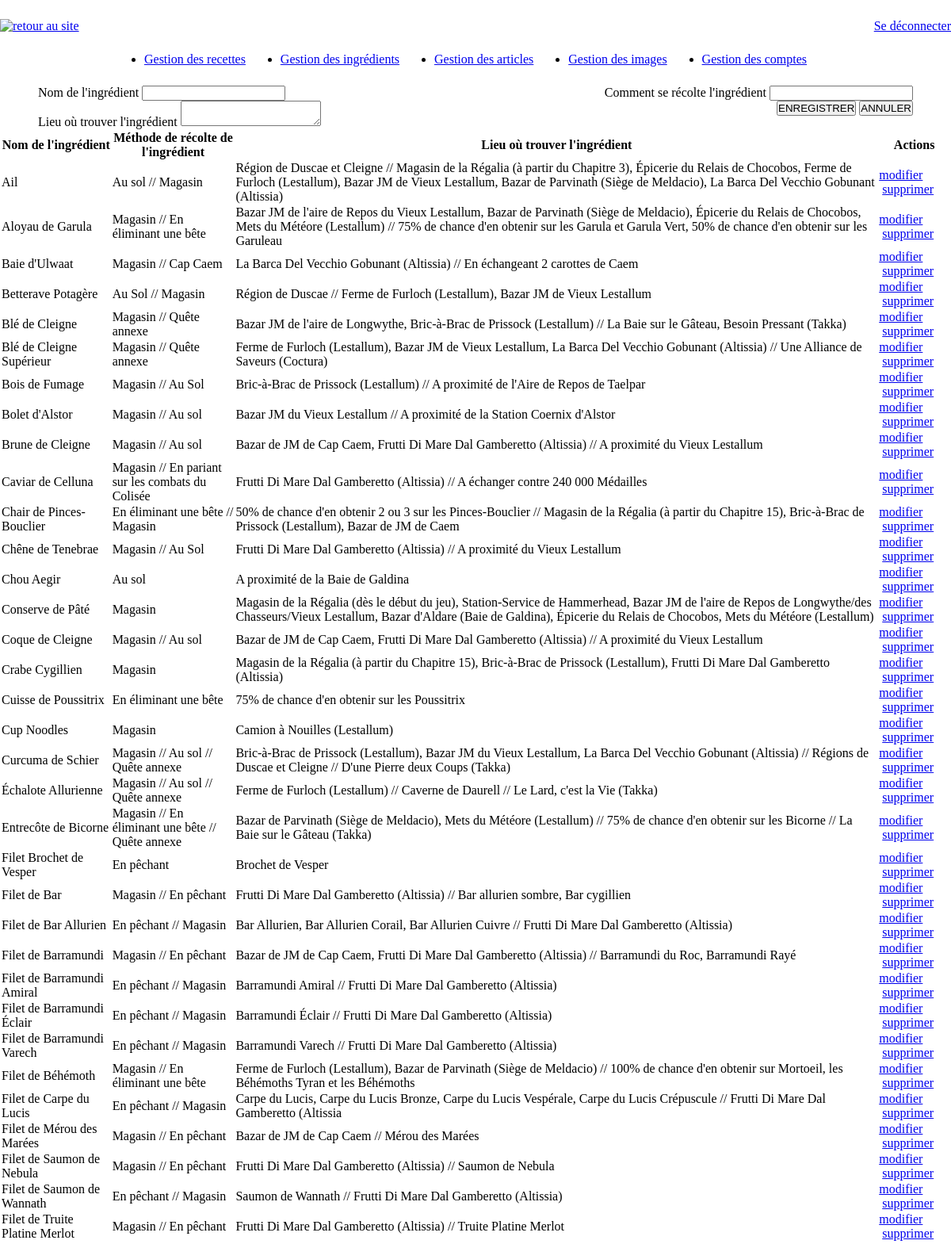
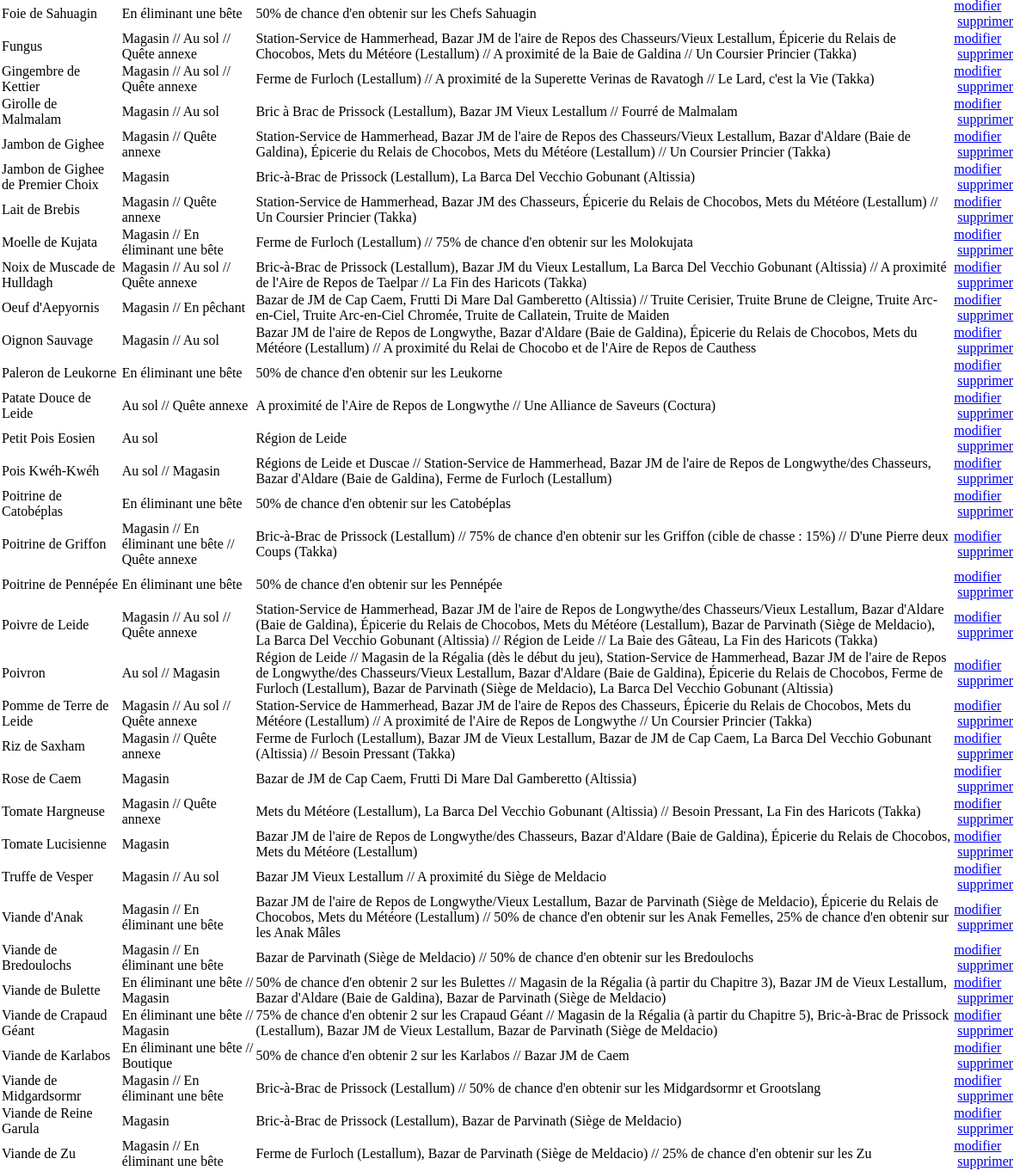
Page /admin/admin.php?action=ingredient on the earlier database version (2 pictures, top to bottom).
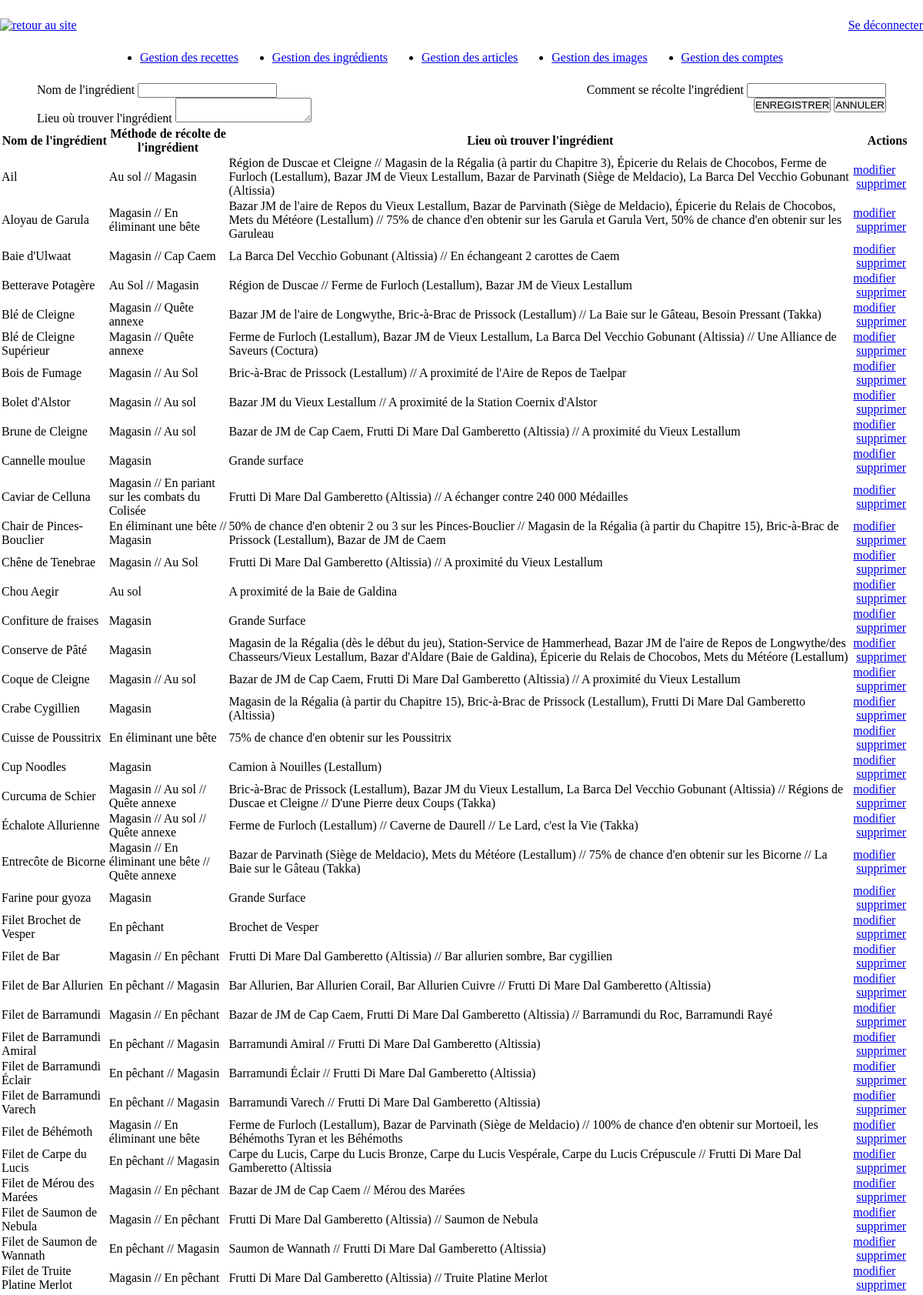
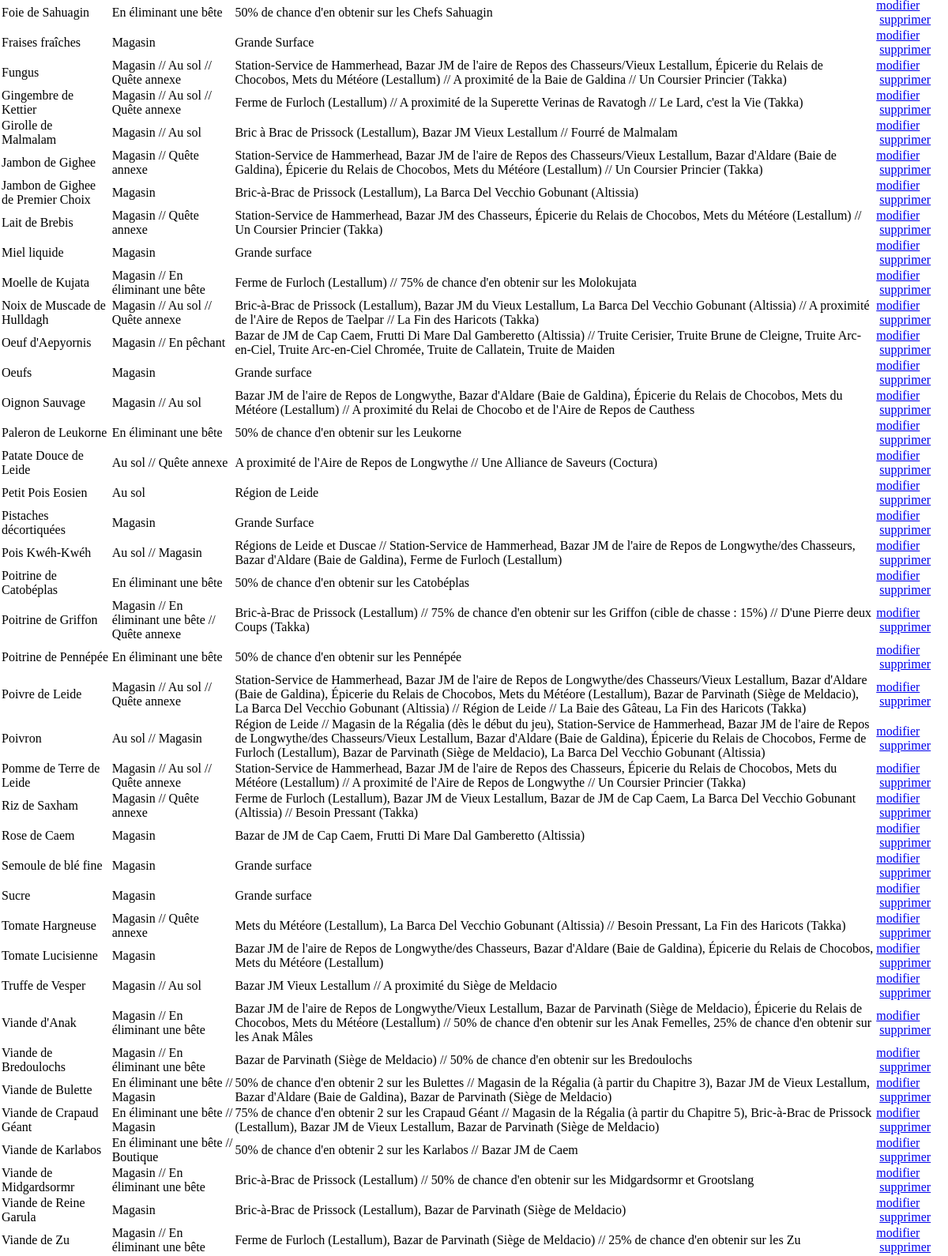
Same page on the later database version (2 pictures, top to bottom).
### tables this page shows
CREATE TABLE IF NOT EXISTS `ingredient` (
  `idIngredient` int(4) NOT NULL AUTO_INCREMENT,
  `nomIngredient` varchar(50) DEFAULT NULL,
  `recolteIngredient` varchar(200) DEFAULT NULL,
  `lieuIngredient` varchar(500) DEFAULT NULL,
  PRIMARY KEY (`idIngredient`)
);

### admin/admin.php (called while the page is built, shortened)
<?php
require_once("../tools/fonctions.php");
if(isset($_GET['action'])){
    switch ($_GET["action"]){
        case "ingredient":
            $liste=afficher_Ingredient();
        break;
    }
}
?>

### tools/fonctions.php (the view, shortened to what this page needs)
<?php
function connexion()
{
  $connexion = mysqli_connect(SERVEUR,LOGIN,PASSE,BASE) or die("Error " . mysqli_error($connexion));
  return $connexion;
}
function afficher_Ingredient(){
  $connexion=connexion();
  $requete="SELECT * FROM ingredient ORDER BY nomIngredient";
  $resultat=mysqli_query($connexion, $requete);
  $liste="<table id=\"liste\">\n";
  $liste.="<tr>";
  $liste.="<th>Nom de l'ingrédient</th>";
  $liste.="<th>Méthode de récolte de l'ingrédient</th>";
  $liste.="<th>Lieu où trouver l'ingrédient</th>";
  $liste.="<th>Actions</th>";
  $liste.="</tr>";
  while($ligne=mysqli_fetch_object($resultat)){
    $liste.="<tr>";
    $liste.="<td>" . $ligne->nomIngredient . "</td>";
    $liste.="<td>" . $ligne->recolteIngredient . "</td>";
    $liste.="<td>" . $ligne->lieuIngredient . "</td>";
    $liste.="<td><a href=\"admin.php?action=ingredient&cas=modifier&idIngredient=".$ligne->idIngredient."\">modifier</a>&nbsp;
    &nbsp;<a href=\"admin.php?action=ingredient&cas=supprimer&idIngredient=".$ligne->idIngredient."\">supprimer</a></td>";
    $liste.="</tr>";
  }
  $liste.="</table>\n";
  return $liste;
}
?>

### css/admin.css (style rules this page uses)
* { margin:0; padding:0; box-sizing:border-box; }
a,input, textarea { outline:none; }
header { display: flex; justify-content: space-between; margin-top: 3vh; }
nav>ul { display: flex; justify-content: space-around; margin: 3vh 20vh; }
form { display: flex; justify-content: space-between; padding-left: 1vw; padding-right: 1vw; margin: 0 1vw; flex-wrap: wrap; }
form>div { margin: 0 2vw; }

Differences in the rows shown:
added ingredient: nomIngredient "Cannelle moulue", recolteIngredient "Magasin", lieuIngredient "Grande surface"
added ingredient: nomIngredient "Confiture de fraises", recolteIngredient "Magasin", lieuIngredient "Grande Surface"
added ingredient: nomIngredient "Farine pour gyoza", recolteIngredient "Magasin", lieuIngredient "Grande Surface"
added ingredient: nomIngredient "Fraises fraîches", recolteIngredient "Magasin", lieuIngredient "Grande Surface"
added ingredient: nomIngredient "Miel liquide", recolteIngredient "Magasin", lieuIngredient "Grande surface"
added ingredient: nomIngredient "Oeufs", recolteIngredient "Magasin", lieuIngredient "Grande surface"
added ingredient: nomIngredient "Pistaches décortiquées", recolteIngredient "Magasin", lieuIngredient "Grande Surface"
added ingredient: nomIngredient "Semoule de blé fine", recolteIngredient "Magasin", lieuIngredient "Grande surface"
added ingredient: nomIngredient "Sucre", recolteIngredient "Magasin", lieuIngredient "Grande surface"
